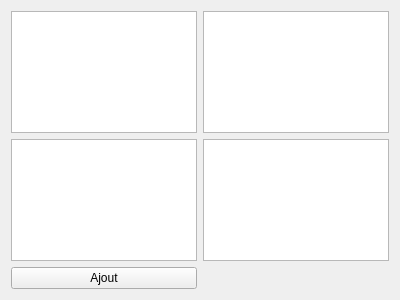
<?xml version="1.0" encoding="UTF-8"?>
<ui version="4.0">
 <class>FormGestionTodo</class>
 <widget class="QWidget" name="FormGestionTodo">
  <property name="geometry">
   <rect>
    <x>0</x>
    <y>0</y>
    <width>400</width>
    <height>300</height>
   </rect>
  </property>
  <property name="windowTitle">
   <string>Form</string>
  </property>
  <layout class="QGridLayout" name="gridLayout">
   <item row="2" column="0">
    <widget class="QPushButton" name="btnAjout">
     <property name="text">
      <string>Ajout</string>
     </property>
    </widget>
   </item>
   <item row="0" column="1">
    <widget class="QListWidget" name="lstDone"/>
   </item>
   <item row="0" column="0">
    <widget class="QListWidget" name="lstTodo"/>
   </item>
   <item row="1" column="0">
    <widget class="QTreeView" name="treeTodo"/>
   </item>
   <item row="1" column="1">
    <widget class="QTreeView" name="treeDone"/>
   </item>
  </layout>
 </widget>
 <resources/>
 <connections/>
</ui>
